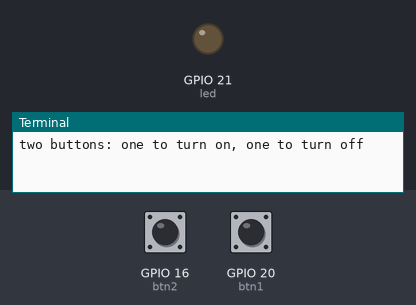
A program run on a simulated Raspberry Pi (BCM pin numbers). Parts: output pins drawn as LEDs (lit = HIGH), the last lines printed to the terminal. Inputs (shaded band) come from the test bench; at power-on: GPIO 16 (btn2) HIGH, GPIO 20 (btn1) HIGH.

Above: at 1.2 s.
1.3 s: GPIO 16 (btn2) pulled LOW for 0.15 s
At 2.0 s:
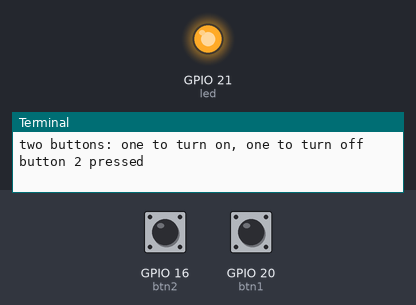
2.9 s: GPIO 20 (btn1) pulled LOW for 0.15 s
At 3.3 s:
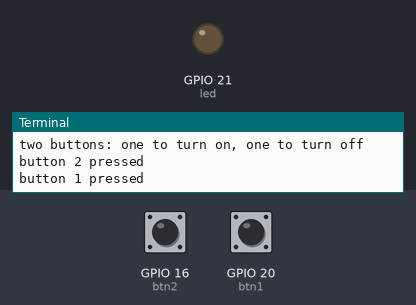
4.5 s: GPIO 16 (btn2) pulled LOW for 1 s
At 5.7 s:
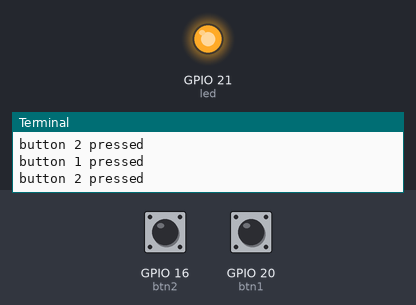
Timing chart, 0 to 7.5 s (numbered marks = the images above; inputs shaded):
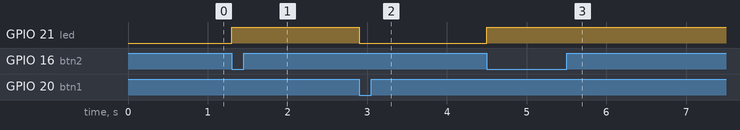

Measured:
- after the input at 1.3 s, GPIO 21 (led): LOW → HIGH at once
- after the input at 2.9 s, GPIO 21 (led): HIGH → LOW at once
- after the input at 4.5 s, GPIO 21 (led): LOW → HIGH at once

The program:

sample3.py
```python
from time import *
from gpiozero import *
from signal import pause


print("two buttons: one to turn on, one to turn off")

led = LED(21)
btn1 = Button(20)
btn2 = Button(16)

def pressed1():
  print('button 1 pressed')
  led.off()

def pressed2():
  print('button 2 pressed')
  led.on()


btn1.when_pressed = pressed1
btn2.when_pressed = pressed2

pause()
```
